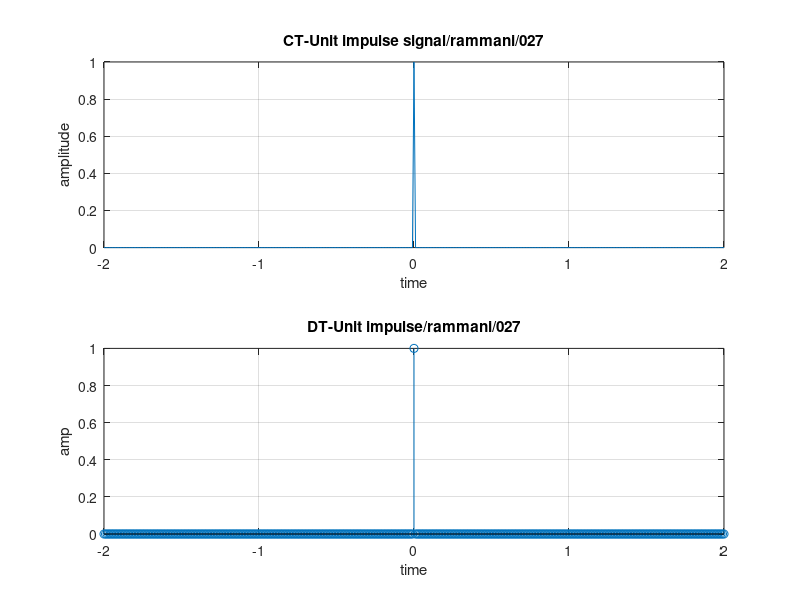

MATLAB code for this plot:
% construct a CT and DT unit impulse signal;
clc;
clear all;
close all;
i = 1;
for t = -2:0.01:2
    if(t==0)
        x(i) = 1;
    else
        x(i) = 0;
    end
    i = i + 1;
end

t = -2:0.01:2;
subplot(2,1,1);
plot(t, x);
xlabel('time');
ylabel('amplitude');
title('CT-Unit impulse signal/rammani/027');
grid on;

i = 1;
for t = -2:0.01:2
    if (t==0)
        x(i) = 1;
    else
        x(i) = 0;
    end
    i = i+1;
end

t = -2:0.01:2;
subplot(2,1,2);
stem(t,x);
xlabel('time');
ylabel('amp');
title('DT-Unit impulse/rammani/027');
grid on;
